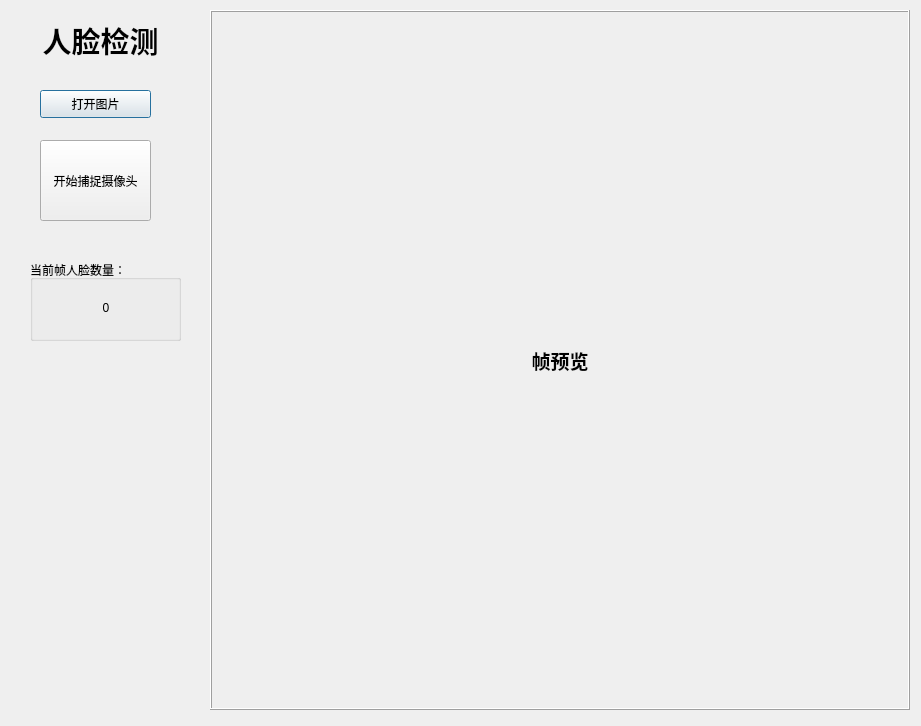
<?xml version="1.0" encoding="UTF-8"?>
<ui version="4.0">
 <class>Form</class>
 <widget class="QWidget" name="Form">
  <property name="geometry">
   <rect>
    <x>0</x>
    <y>0</y>
    <width>921</width>
    <height>726</height>
   </rect>
  </property>
  <property name="windowTitle">
   <string>人脸检测</string>
  </property>
  <widget class="QLabel" name="label_title">
   <property name="geometry">
    <rect>
     <x>20</x>
     <y>20</y>
     <width>161</width>
     <height>41</height>
    </rect>
   </property>
   <property name="font">
    <font>
     <family>Agency FB</family>
     <pointsize>22</pointsize>
     <weight>75</weight>
     <bold>true</bold>
    </font>
   </property>
   <property name="text">
    <string>人脸检测</string>
   </property>
   <property name="alignment">
    <set>Qt::AlignCenter</set>
   </property>
  </widget>
  <widget class="QPushButton" name="pushButton_open_file">
   <property name="geometry">
    <rect>
     <x>40</x>
     <y>90</y>
     <width>111</width>
     <height>28</height>
    </rect>
   </property>
   <property name="text">
    <string>打开图片</string>
   </property>
   <property name="checkable">
    <bool>false</bool>
   </property>
   <property name="default">
    <bool>true</bool>
   </property>
  </widget>
  <widget class="QLabel" name="label_image_1">
   <property name="geometry">
    <rect>
     <x>210</x>
     <y>10</y>
     <width>700</width>
     <height>700</height>
    </rect>
   </property>
   <property name="font">
    <font>
     <family>Agency FB</family>
     <pointsize>14</pointsize>
     <weight>75</weight>
     <bold>true</bold>
    </font>
   </property>
   <property name="frameShape">
    <enum>QFrame::Box</enum>
   </property>
   <property name="frameShadow">
    <enum>QFrame::Raised</enum>
   </property>
   <property name="text">
    <string>帧预览</string>
   </property>
   <property name="scaledContents">
    <bool>false</bool>
   </property>
   <property name="alignment">
    <set>Qt::AlignCenter</set>
   </property>
  </widget>
  <widget class="QPushButton" name="pushButton_video_captrue">
   <property name="geometry">
    <rect>
     <x>40</x>
     <y>140</y>
     <width>111</width>
     <height>81</height>
    </rect>
   </property>
   <property name="text">
    <string>开始捕捉摄像头</string>
   </property>
  </widget>
  <widget class="QGroupBox" name="groupBox">
   <property name="geometry">
    <rect>
     <x>30</x>
     <y>260</y>
     <width>151</width>
     <height>81</height>
    </rect>
   </property>
   <property name="title">
    <string>当前帧人脸数量：</string>
   </property>
   <widget class="QLabel" name="label">
    <property name="geometry">
     <rect>
      <x>40</x>
      <y>40</y>
      <width>72</width>
      <height>15</height>
     </rect>
    </property>
    <property name="text">
     <string>0</string>
    </property>
    <property name="alignment">
     <set>Qt::AlignCenter</set>
    </property>
   </widget>
  </widget>
 </widget>
 <resources/>
 <connections/>
</ui>
